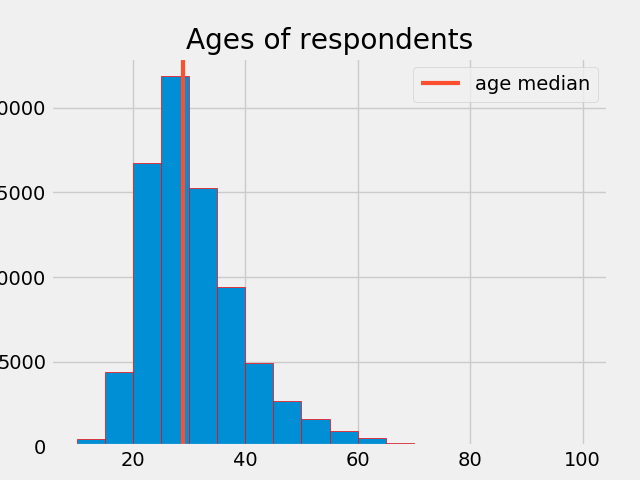

Here is the Python script that generated this plot:
import pandas as pd
import matplotlib.pyplot as plt

plt.style.use('fivethirtyeight')

data=pd.read_csv('E:\\Anaconda files\\meching learning\\Matplotlib\\histograms\\data.csv')
ages=data['Age']
ids=data['Responder_id']


bins=[10,15,20,25,30,35,40,45,50,55,60,65,70,75,80,85,90,95,100]

plt.hist(ages,bins=bins,edgecolor='red')

# a=ages.median()
# print(a)
median_age=29
color='#fc4f30'
plt.axvline(median_age,color=color,label='age median',linewidth=3)




plt.title('Ages of respondents')
plt.xlabel('ages')
plt.ylabel('total respondents')



plt.legend()

# plt.savefig('hist.png')
plt.tight_layout()
plt.show()